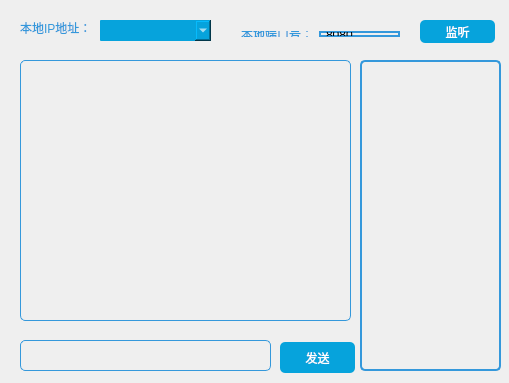
<?xml version="1.0" encoding="UTF-8"?>
<ui version="4.0">
 <class>Widget</class>
 <widget class="QWidget" name="Widget">
  <property name="geometry">
   <rect>
    <x>0</x>
    <y>0</y>
    <width>509</width>
    <height>383</height>
   </rect>
  </property>
  <property name="windowTitle">
   <string>Widget</string>
  </property>
  <widget class="QPushButton" name="pushButton_listen">
   <property name="geometry">
    <rect>
     <x>420</x>
     <y>20</y>
     <width>75</width>
     <height>23</height>
    </rect>
   </property>
   <property name="styleSheet">
    <string notr="true">QPushButton{
	
	color: rgb(255, 255, 255);
	border-style: solid;
	border-radius: 5px;	
	background-color: rgb(6, 163, 220);
}

QPushButton:hover{
	background-color: rgb(16, 196, 245);
}

QPushButton:pressed {
	background-color: rgb(3, 130, 176);
}</string>
   </property>
   <property name="text">
    <string>监听</string>
   </property>
  </widget>
  <widget class="QListWidget" name="listWidget_client">
   <property name="geometry">
    <rect>
     <x>360</x>
     <y>60</y>
     <width>141</width>
     <height>311</height>
    </rect>
   </property>
   <property name="styleSheet">
    <string notr="true">QListWidget {
    border-style: none;
    border-radius: 5px;
    padding: 3px;
    background: transparent;
	border: 2px solid #3498db;
}
QTextEdit:!enabled {
    color: #525252; 
} </string>
   </property>
  </widget>
  <widget class="QTextBrowser" name="textBrowser_recv">
   <property name="geometry">
    <rect>
     <x>20</x>
     <y>60</y>
     <width>331</width>
     <height>261</height>
    </rect>
   </property>
   <property name="styleSheet">
    <string notr="true">QTextEdit {
    border-style: none;
    border-radius: 5px;
    padding: 3px;
    background: transparent;
	border: 1px solid #3498db;
}
QTextEdit:focus {
    border: 2px solid #3498db;
}
QTextEdit:!enabled {
    color: #525252; 
} </string>
   </property>
  </widget>
  <widget class="QPlainTextEdit" name="plainTextEdit_send">
   <property name="geometry">
    <rect>
     <x>20</x>
     <y>340</y>
     <width>251</width>
     <height>31</height>
    </rect>
   </property>
   <property name="styleSheet">
    <string notr="true">QPlainTextEdit {
	border-style: none;
    border-radius: 5px;
    padding: 3px;
    background: transparent;
	border: 1px solid #3498db;
}
QPlainTextEdit:focus {
    border: 2px solid #3498db;
}
QPlainTextEdit:!enabled {
    color: #525252; 
} </string>
   </property>
   <property name="plainText">
    <string/>
   </property>
  </widget>
  <widget class="QPushButton" name="pushButton_send">
   <property name="geometry">
    <rect>
     <x>280</x>
     <y>342</y>
     <width>75</width>
     <height>31</height>
    </rect>
   </property>
   <property name="styleSheet">
    <string notr="true">QPushButton{
	
	color: rgb(255, 255, 255);
	border-style: solid;
	border-radius: 5px;	
	background-color: rgb(6, 163, 220);
}

QPushButton:hover{
	background-color: rgb(16, 196, 245);
}

QPushButton:pressed {
	background-color: rgb(3, 130, 176);
}</string>
   </property>
   <property name="text">
    <string>发送</string>
   </property>
  </widget>
  <widget class="QWidget" name="layoutWidget">
   <property name="geometry">
    <rect>
     <x>230</x>
     <y>20</y>
     <width>181</width>
     <height>28</height>
    </rect>
   </property>
   <layout class="QGridLayout" name="gridLayout">
    <item row="0" column="0">
     <widget class="QLabel" name="label_2">
      <property name="styleSheet">
       <string notr="true">QLabel {
  border:none;
  color:#3498db;
}</string>
      </property>
      <property name="text">
       <string>本地端口号：</string>
      </property>
     </widget>
    </item>
    <item row="0" column="1">
     <widget class="QLineEdit" name="lineEdit_port">
      <property name="styleSheet">
       <string notr="true">QLineEdit
{
    border-style: none;
    border-radius: 5px;
    padding: 3px;
    background: transparent;
	border: 2px solid #3498db;
}</string>
      </property>
      <property name="text">
       <string>8080</string>
      </property>
     </widget>
    </item>
   </layout>
  </widget>
  <widget class="QLabel" name="label">
   <property name="geometry">
    <rect>
     <x>20</x>
     <y>20</y>
     <width>72</width>
     <height>16</height>
    </rect>
   </property>
   <property name="styleSheet">
    <string notr="true">QLabel {
  border:none;
  color:#3498db;
}</string>
   </property>
   <property name="text">
    <string>本地IP地址：</string>
   </property>
  </widget>
  <widget class="QComboBox" name="comboBox_Address">
   <property name="geometry">
    <rect>
     <x>100</x>
     <y>20</y>
     <width>111</width>
     <height>21</height>
    </rect>
   </property>
   <property name="styleSheet">
    <string notr="true">QComboBox{
	color: rgb(255, 255, 255);
	border-style: solid;
	border-radius: 1px;	
	background-color: rgb(6, 163, 220);
}
</string>
   </property>
  </widget>
 </widget>
 <layoutdefault spacing="6" margin="11"/>
 <resources/>
 <connections/>
</ui>
